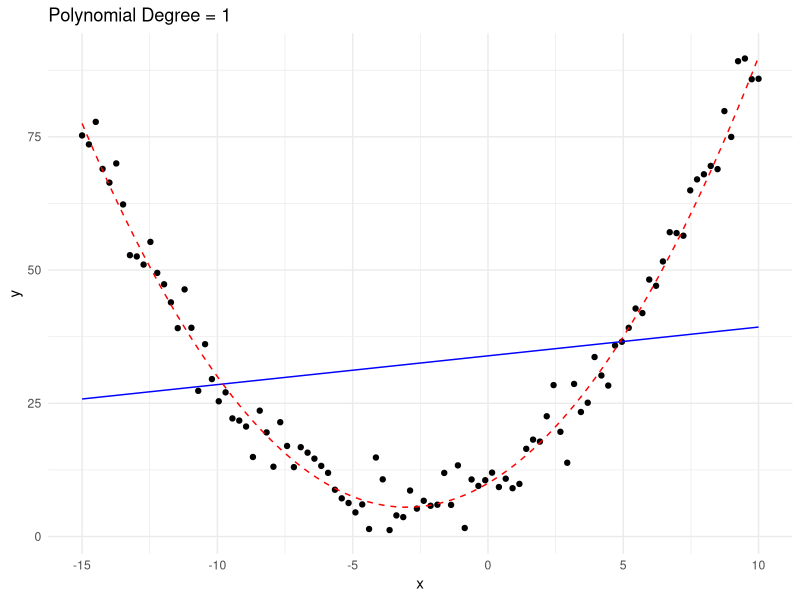
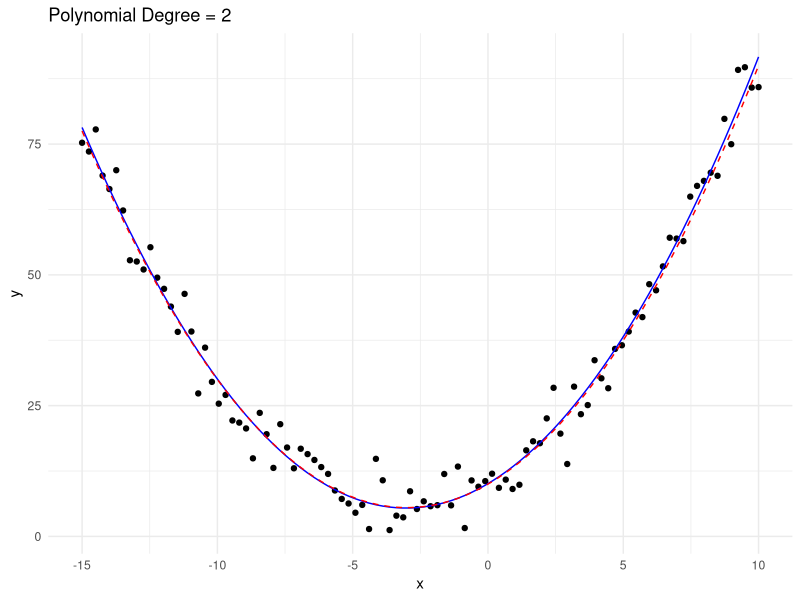
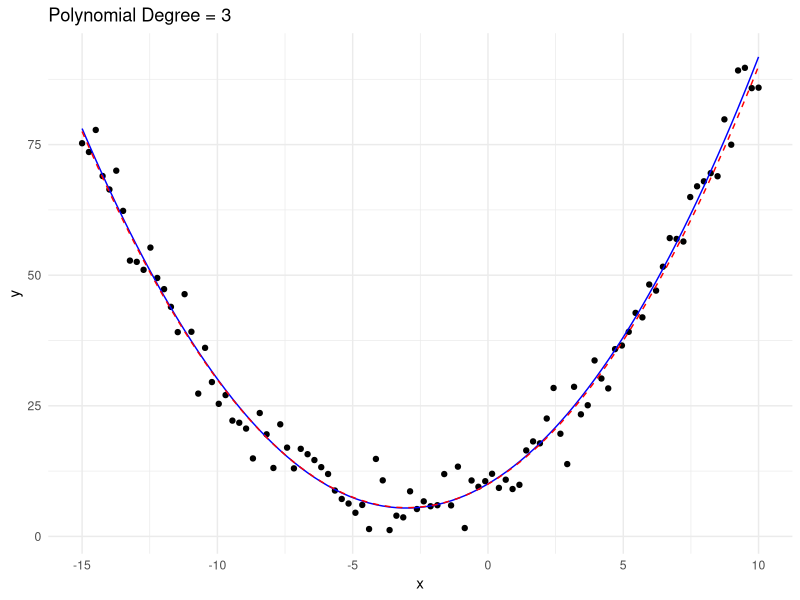
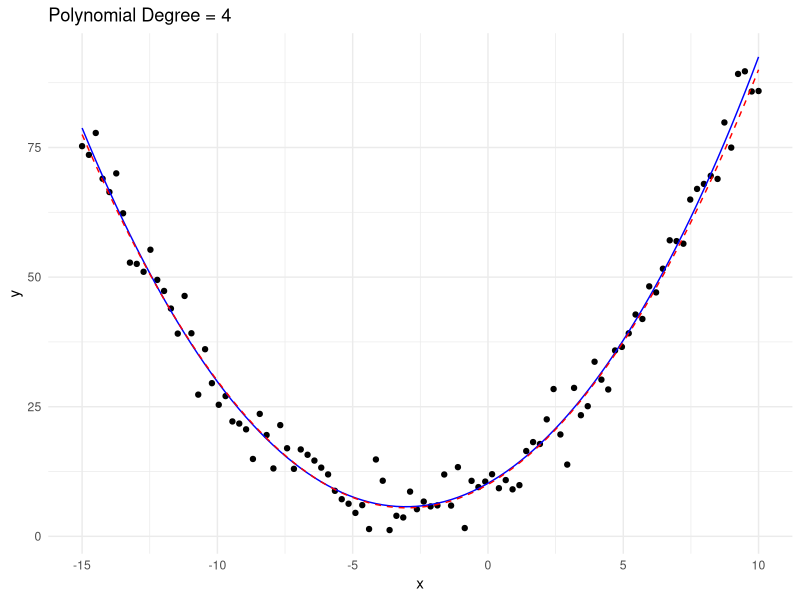
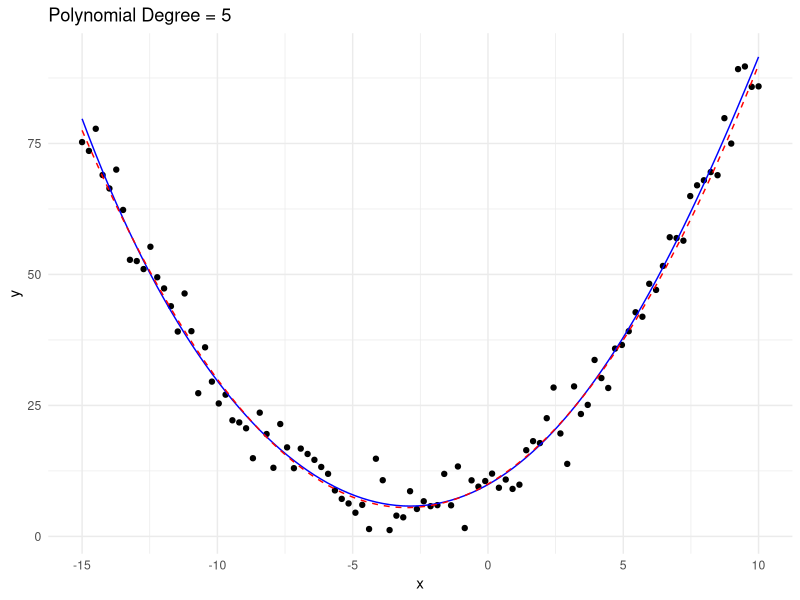
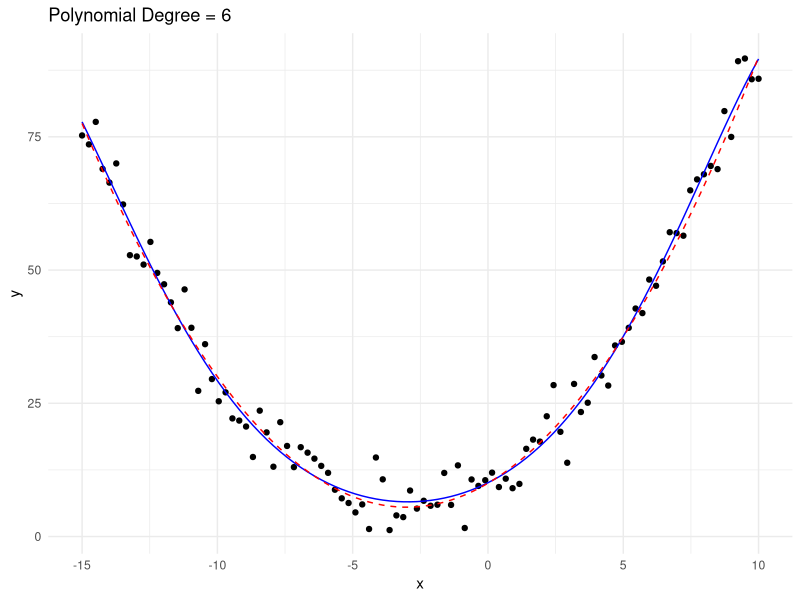
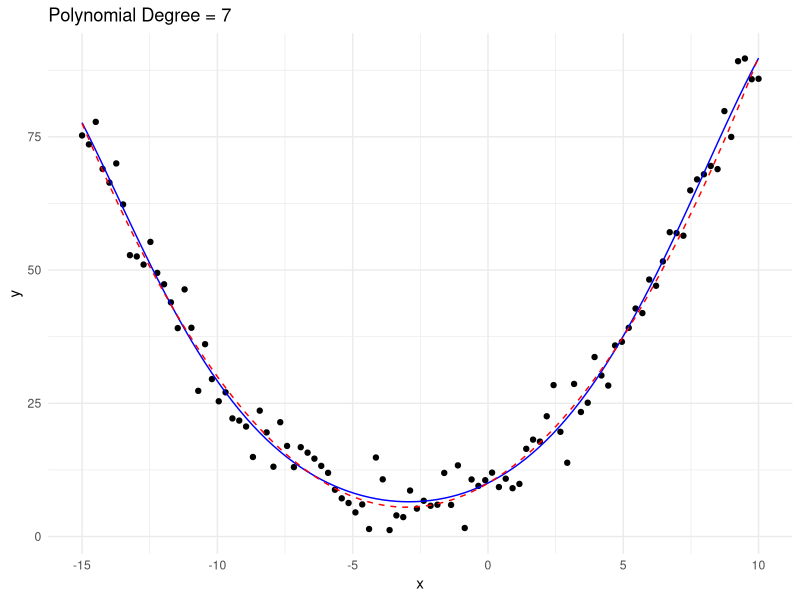
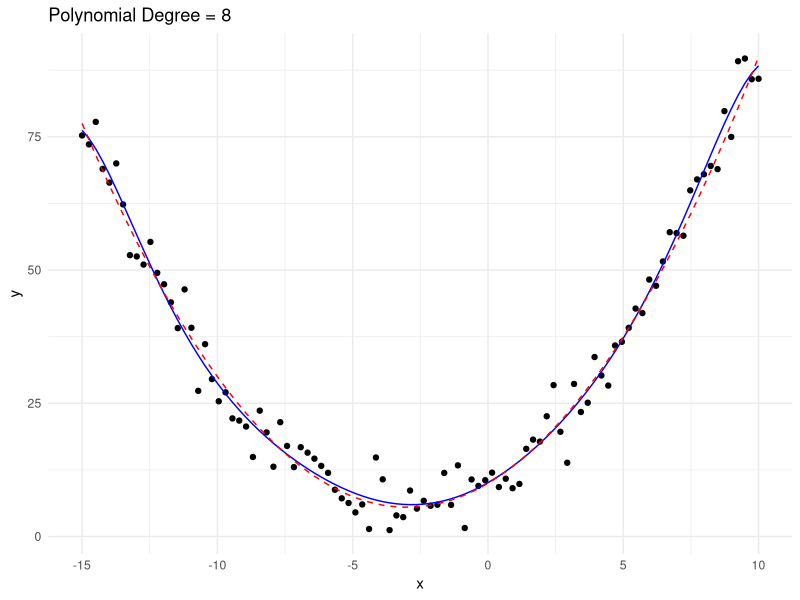

These figures' R source, in order:
# Carregar bibliotecas necessárias
library(ggplot2)

# Definir a função geradora
fg <- function(x) 0.5 * x^2 + 3 * x + 10

# Definir parâmetros do ruído gaussiano
mean_noise <- 0
sd_noise <- 4

# Definir intervalo e número de amostras
x_values <- seq(-15, 10, length.out = 100)

# Definir graus dos polinômios a serem ajustados
poly_degrees <- 1:8

# Gerar os dados
set.seed(123)  # Para reprodutibilidade dos resultados
data <- data.frame(x = x_values, y = fg(x_values) + rnorm(length(x_values), mean = mean_noise, sd = sd_noise))

# Função para ajustar um polinômio e gerar um gráfico
plot_polynomial_approximation <- function(degree) {
  p <- lm(y ~ poly(x, degree), data = data)
  x_range <- seq(-15, 10, length.out = 100)
  y_pred <- predict(p, newdata = data.frame(x = x_range))
  
  p_plot <- ggplot(data, aes(x = x, y = y)) +
    geom_point() +
    geom_line(data = data.frame(x = x_range, y = y_pred), aes(x = x, y = y_pred), color = "blue") +
    geom_line(data = data.frame(x = x_range, y = fg(x_range)), aes(x = x, y = fg(x_range)), color = "red", linetype = "dashed") +
    labs(title = paste("Polynomial Degree =", degree)) +
    theme_minimal()
  
  return(p_plot)
}

# Criar e imprimir os gráficos para diferentes graus de polinômio
for (degree in poly_degrees) {
  p <- plot_polynomial_approximation(degree)
  print(p)
}
